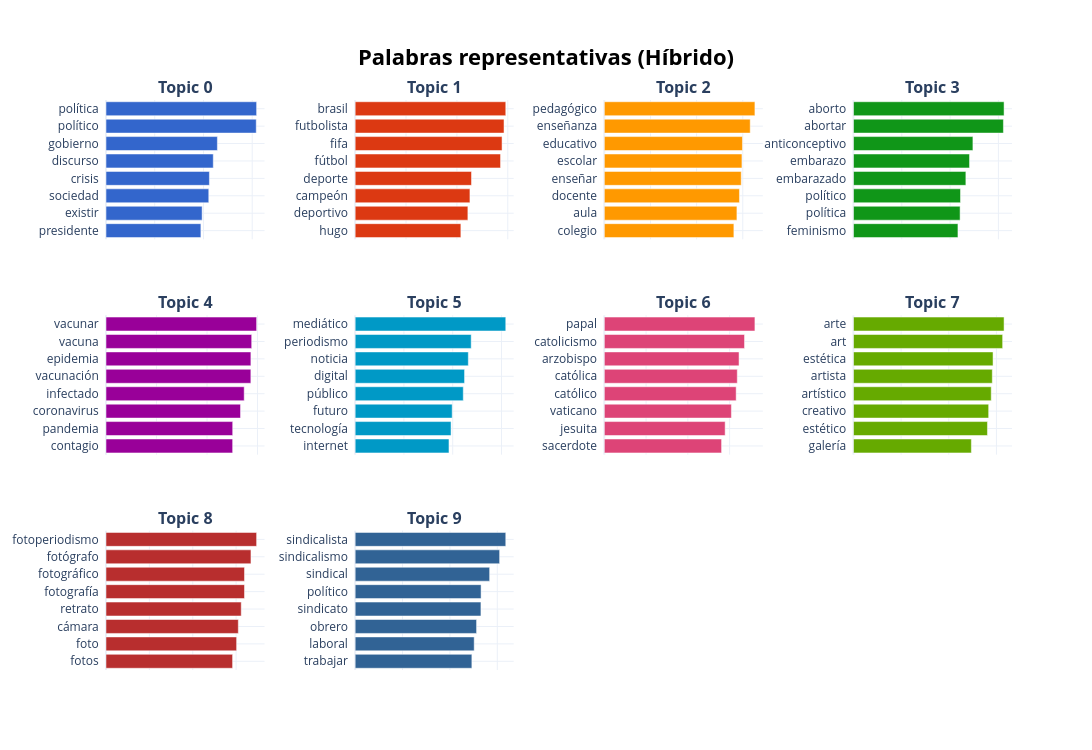

The code cell stored with this chart in its notebook:
### Markdown cell above
## 5. Extracción de la evolución temporal

### Code cell
fig = topic_model.visualize_barchart(top_n_topics=10, n_words=8, title="<b>Palabras representativas (Híbrido)</b>")
colors = px.colors.qualitative.G10
for i, trace in enumerate(fig.data):
    trace.marker.color = colors[i % len(colors)]

fig.update_traces(hovertemplate="<b>Término:</b> %{y}<br><b>Relevancia:</b> %{x:.3f}<extra></extra>")
fig.for_each_xaxis(lambda ax: ax.update(title_text="", showticklabels=False))
fig.for_each_annotation(lambda a: a.update(text=f"<b>{a.text.split('_')[0]}</b>"))
fig.update_layout(height=750, width=1300, plot_bgcolor='rgba(0,0,0,0)', paper_bgcolor='#ffffff')

fig.write_html(GRAFICOS_DIR / "01_barchart_topicos.html")
fig.show()

### Figure 1 — Plotly figure (JSON) as saved in the notebook; plotly's stock layout.template omitted (floating-point values rounded to 4 significant figures)
{"data": [{"hovertemplate": "<b>Término:</b> %{y}<br><b>Relevancia:</b> %{x:.3f}<extra></extra>", "marker": {"color": "#3366CC"}, "orientation": "h", "type": "bar", "x": [0.3894, 0.3945, 0.4218, 0.4244, 0.4402, 0.4572, 0.6166, 0.6182], "xaxis": "x", "y": ["presidente  ", "existir  ", "sociedad  ", "crisis  ", "discurso  ", "gobierno  ", "político  ", "política  "], "yaxis": "y"}, {"hovertemplate": "<b>Término:</b> %{y}<br><b>Relevancia:</b> %{x:.3f}<extra></extra>", "marker": {"color": "#DC3912"}, "orientation": "h", "type": "bar", "x": [0.4156, 0.4432, 0.4512, 0.4574, 0.5716, 0.5776, 0.5853, 0.5921], "xaxis": "x2", "y": ["hugo  ", "deportivo  ", "campeón  ", "deporte  ", "fútbol  ", "fifa  ", "futbolista  ", "brasil  "], "yaxis": "y2"}, {"hovertemplate": "<b>Término:</b> %{y}<br><b>Relevancia:</b> %{x:.3f}<extra></extra>", "marker": {"color": "#FF9900"}, "orientation": "h", "type": "bar", "x": [0.5614, 0.5746, 0.5856, 0.5933, 0.5964, 0.5986, 0.6322, 0.6526], "xaxis": "x3", "y": ["colegio  ", "aula  ", "docente  ", "enseñar  ", "escolar  ", "educativo  ", "enseñanza  ", "pedagógico  "], "yaxis": "y3"}, {"hovertemplate": "<b>Término:</b> %{y}<br><b>Relevancia:</b> %{x:.3f}<extra></extra>", "marker": {"color": "#109618"}, "orientation": "h", "type": "bar", "x": [0.4326, 0.4415, 0.4431, 0.4654, 0.4805, 0.4945, 0.6208, 0.6235], "xaxis": "x4", "y": ["feminismo  ", "política  ", "político  ", "embarazado  ", "embarazo  ", "anticonceptivo  ", "abortar  ", "aborto  "], "yaxis": "y4"}, {"hovertemplate": "<b>Término:</b> %{y}<br><b>Relevancia:</b> %{x:.3f}<extra></extra>", "marker": {"color": "#990099"}, "orientation": "h", "type": "bar", "x": [0.5015, 0.5017, 0.5326, 0.5472, 0.5736, 0.5737, 0.5769, 0.5964], "xaxis": "x5", "y": ["contagio  ", "pandemia  ", "coronavirus  ", "infectado  ", "vacunación  ", "epidemia  ", "vacuna  ", "vacunar  "], "yaxis": "y5"}, {"hovertemplate": "<b>Término:</b> %{y}<br><b>Relevancia:</b> %{x:.3f}<extra></extra>", "marker": {"color": "#0099C6"}, "orientation": "h", "type": "bar", "x": [0.3847, 0.3932, 0.3978, 0.4433, 0.4485, 0.464, 0.4757, 0.6175], "xaxis": "x6", "y": ["internet  ", "tecnología  ", "futuro  ", "público  ", "digital  ", "noticia  ", "periodismo  ", "mediático  "], "yaxis": "y6"}, {"hovertemplate": "<b>Término:</b> %{y}<br><b>Relevancia:</b> %{x:.3f}<extra></extra>", "marker": {"color": "#DD4477"}, "orientation": "h", "type": "bar", "x": [0.5615, 0.5786, 0.6085, 0.6313, 0.6367, 0.6451, 0.6713, 0.7211], "xaxis": "x7", "y": ["sacerdote  ", "jesuita  ", "vaticano  ", "católico  ", "católica  ", "arzobispo  ", "catolicismo  ", "papal  "], "yaxis": "y7"}, {"hovertemplate": "<b>Término:</b> %{y}<br><b>Relevancia:</b> %{x:.3f}<extra></extra>", "marker": {"color": "#66AA00"}, "orientation": "h", "type": "bar", "x": [0.4949, 0.5624, 0.5674, 0.5782, 0.5827, 0.5859, 0.6261, 0.6321], "xaxis": "x8", "y": ["galería  ", "estético  ", "creativo  ", "artístico  ", "artista  ", "estética  ", "art  ", "arte  "], "yaxis": "y8"}, {"hovertemplate": "<b>Término:</b> %{y}<br><b>Relevancia:</b> %{x:.3f}<extra></extra>", "marker": {"color": "#B82E2E"}, "orientation": "h", "type": "bar", "x": [0.5837, 0.6023, 0.6101, 0.6236, 0.6386, 0.6387, 0.6684, 0.6945], "xaxis": "x9", "y": ["fotos  ", "foto  ", "cámara  ", "retrato  ", "fotografía  ", "fotográfico  ", "fotógrafo  ", "fotoperiodismo  "], "yaxis": "y9"}, {"hovertemplate": "<b>Término:</b> %{y}<br><b>Relevancia:</b> %{x:.3f}<extra></extra>", "marker": {"color": "#316395"}, "orientation": "h", "type": "bar", "x": [0.4927, 0.5025, 0.5125, 0.5309, 0.5315, 0.5677, 0.6098, 0.6358], "xaxis": "x10", "y": ["trabajar  ", "laboral  ", "obrero  ", "sindicato  ", "político  ", "sindical  ", "sindicalismo  ", "sindicalista  "], "yaxis": "y10"}], "layout": {"annotations": [{"font": {"size": 16}, "showarrow": false, "text": "<b>Topic 0</b>", "x": 0.0875, "xanchor": "center", "xref": "paper", "y": 1, "yanchor": "bottom", "yref": "paper"}, {"font": {"size": 16}, "showarrow": false, "text": "<b>Topic 1</b>", "x": 0.3625, "xanchor": "center", "xref": "paper", "y": 1, "yanchor": "bottom", "yref": "paper"}, {"font": {"size": 16}, "showarrow": false, "text": "<b>Topic 2</b>", "x": 0.6375, "xanchor": "center", "xref": "paper", "y": 1, "yanchor": "bottom", "yref": "paper"}, {"font": {"size": 16}, "showarrow": false, "text": "<b>Topic 3</b>", "x": 0.9125, "xanchor": "center", "xref": "paper", "y": 1, "yanchor": "bottom", "yref": "paper"}, {"font": {"size": 16}, "showarrow": false, "text": "<b>Topic 4</b>", "x": 0.0875, "xanchor": "center", "xref": "paper", "y": 0.6222, "yanchor": "bottom", "yref": "paper"}, {"font": {"size": 16}, "showarrow": false, "text": "<b>Topic 5</b>", "x": 0.3625, "xanchor": "center", "xref": "paper", "y": 0.6222, "yanchor": "bottom", "yref": "paper"}, {"font": {"size": 16}, "showarrow": false, "text": "<b>Topic 6</b>", "x": 0.6375, "xanchor": "center", "xref": "paper", "y": 0.6222, "yanchor": "bottom", "yref": "paper"}, {"font": {"size": 16}, "showarrow": false, "text": "<b>Topic 7</b>", "x": 0.9125, "xanchor": "center", "xref": "paper", "y": 0.6222, "yanchor": "bottom", "yref": "paper"}, {"font": {"size": 16}, "showarrow": false, "text": "<b>Topic 8</b>", "x": 0.0875, "xanchor": "center", "xref": "paper", "y": 0.2444, "yanchor": "bottom", "yref": "paper"}, {"font": {"size": 16}, "showarrow": false, "text": "<b>Topic 9</b>", "x": 0.3625, "xanchor": "center", "xref": "paper", "y": 0.2444, "yanchor": "bottom", "yref": "paper"}], "height": 750, "hoverlabel": {"bgcolor": "white", "font": {"family": "Rockwell", "size": 16}}, "paper_bgcolor": "#ffffff", "plot_bgcolor": "rgba(0,0,0,0)", "showlegend": false, "title": {"font": {"color": "Black", "size": 22}, "text": "<b>Palabras representativas (Híbrido)</b>", "x": 0.5, "xanchor": "center", "yanchor": "top"}, "width": 1300, "xaxis": {"anchor": "y", "domain": [0, 0.175], "showgrid": true, "showticklabels": false, "title": {"text": ""}}, "xaxis10": {"anchor": "y10", "domain": [0.275, 0.45], "showgrid": true, "showticklabels": false, "title": {"text": ""}}, "xaxis11": {"anchor": "y11", "domain": [0.55, 0.725], "showgrid": true, "showticklabels": false, "title": {"text": ""}}, "xaxis12": {"anchor": "y12", "domain": [0.825, 1], "showgrid": true, "showticklabels": false, "title": {"text": ""}}, "xaxis2": {"anchor": "y2", "domain": [0.275, 0.45], "showgrid": true, "showticklabels": false, "title": {"text": ""}}, "xaxis3": {"anchor": "y3", "domain": [0.55, 0.725], "showgrid": true, "showticklabels": false, "title": {"text": ""}}, "xaxis4": {"anchor": "y4", "domain": [0.825, 1], "showgrid": true, "showticklabels": false, "title": {"text": ""}}, "xaxis5": {"anchor": "y5", "domain": [0, 0.175], "showgrid": true, "showticklabels": false, "title": {"text": ""}}, "xaxis6": {"anchor": "y6", "domain": [0.275, 0.45], "showgrid": true, "showticklabels": false, "title": {"text": ""}}, "xaxis7": {"anchor": "y7", "domain": [0.55, 0.725], "showgrid": true, "showticklabels": false, "title": {"text": ""}}, "xaxis8": {"anchor": "y8", "domain": [0.825, 1], "showgrid": true, "showticklabels": false, "title": {"text": ""}}, "xaxis9": {"anchor": "y9", "domain": [0, 0.175], "showgrid": true, "showticklabels": false, "title": {"text": ""}}, "yaxis": {"anchor": "x", "domain": [0.7556, 1], "showgrid": true}, "yaxis10": {"anchor": "x10", "domain": [0, 0.2444], "showgrid": true}, "yaxis11": {"anchor": "x11", "domain": [0, 0.2444], "showgrid": true}, "yaxis12": {"anchor": "x12", "domain": [0, 0.2444], "showgrid": true}, "yaxis2": {"anchor": "x2", "domain": [0.7556, 1], "showgrid": true}, "yaxis3": {"anchor": "x3", "domain": [0.7556, 1], "showgrid": true}, "yaxis4": {"anchor": "x4", "domain": [0.7556, 1], "showgrid": true}, "yaxis5": {"anchor": "x5", "domain": [0.3778, 0.6222], "showgrid": true}, "yaxis6": {"anchor": "x6", "domain": [0.3778, 0.6222], "showgrid": true}, "yaxis7": {"anchor": "x7", "domain": [0.3778, 0.6222], "showgrid": true}, "yaxis8": {"anchor": "x8", "domain": [0.3778, 0.6222], "showgrid": true}, "yaxis9": {"anchor": "x9", "domain": [0, 0.2444], "showgrid": true}}}
